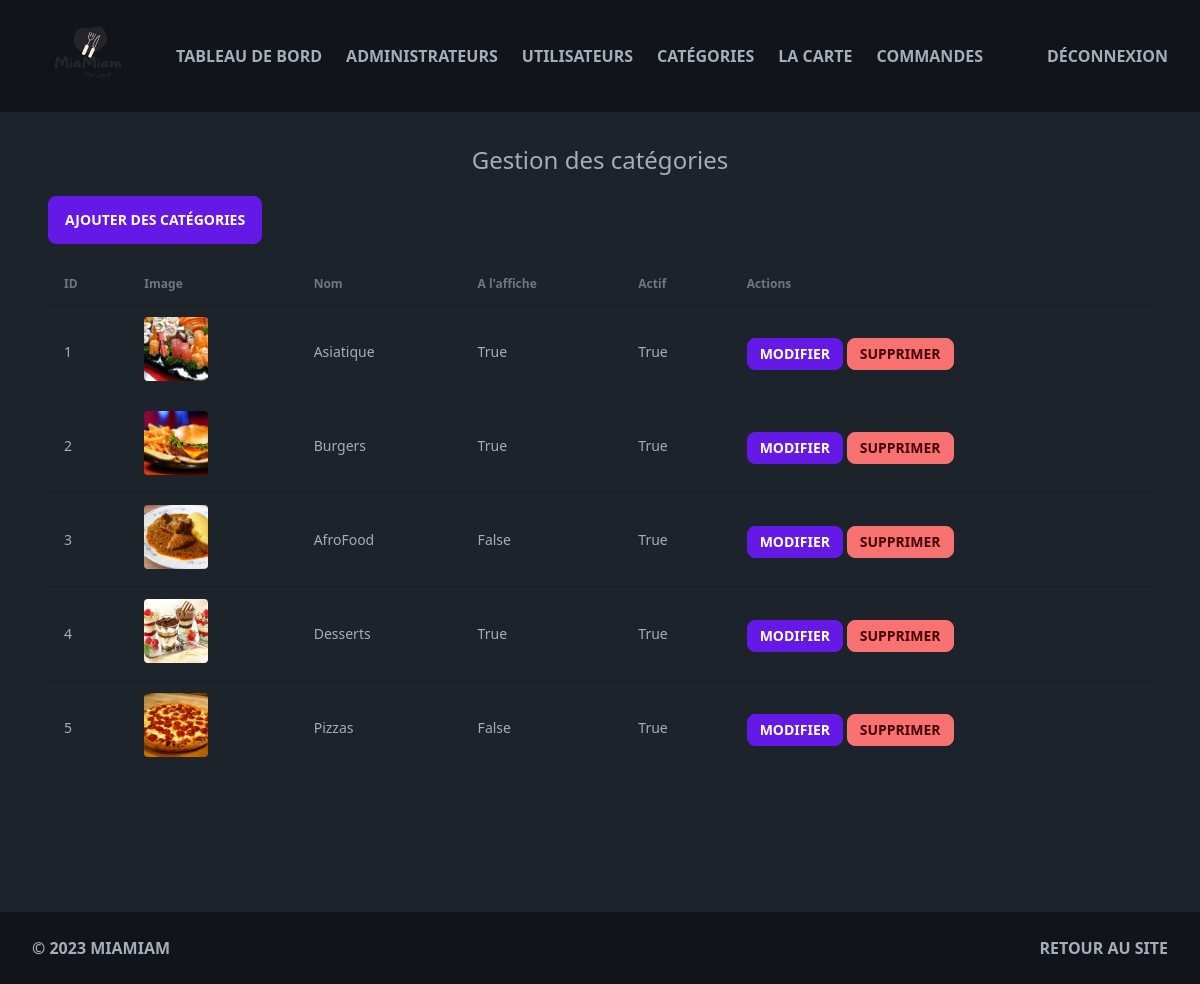
/admin/manage-category.php (signed in), run on the app's committed database.
### tables this page shows
CREATE TABLE IF NOT EXISTS `category` (
  `id` int UNSIGNED NOT NULL AUTO_INCREMENT,
  `title` varchar(100) NOT NULL,
  `image_name` varchar(250) NOT NULL,
  `featured` varchar(10) NOT NULL,
  `active` varchar(10) NOT NULL,
  PRIMARY KEY (`id`)
);

### admin/manage-category.php (the view, shortened to what this page needs)
<?php include('partials/menu.php'); ?>
<?php session_start();
require("../connection.php");
try {
    $sql = "SELECT * FROM category";
    $results = $conn->query($sql)->fetchAll();
    $nb = 1;
} catch (PDOException $e) {
    echo $e->getMessage();
}
?>
<!doctype html>
<html>
<head>
</head>
<body>
    <main class="mx-auto min-h-screen max-w-screen-xl px-12 py-8">
        <div class="wrapper">
            <h1 class="text-2xl text-center mb-5">Gestion des catégories</h1>
            <a href="add-category.php" class="btn btn-primary mb-5">Ajouter des catégories</a>
            <table class="table">
                <thead>
                    <tr>
                        <th>ID</th>
                        <th>Image</th>
                        <th>Nom</th>
                        <th>A l'affiche</th>
                        <th>Actif</th>
                        <th>Actions</th>
                    </tr>
                </thead>
                <tbody>
                    <?php foreach ($results as $result) { ?>
                        <tr>
                            <td>
                                <?php echo $nb++; ?>
                            </td>
                            <td>
                                <div>
                                    <div class="avatar">
                                        <div class="w-16 rounded">
                                            <img src="../assets/category/<?php echo $result["image_name"]; ?>" alt="Image de la catégorie" />
                                        </div>
                                    </div>
                                </div>
                            </td>
                            <td>
                                <?php echo $result["title"]; ?>
                            </td>
                            <td>
                                <?php echo $result["featured"]; ?>
                            </td>
                            <td>
                                <?php echo $result["active"]; ?>
                            </td>
                            <td>
                                <div class="space-y-1">
                                    <a href="update-category.php?id=<?php echo $result["id"]; ?>" class="btn btn-sm btn-primary">Modifier</a>
                                    <a href="delete-category.php?id=<?php echo $result["id"]; ?>" class="btn btn-sm btn-error">Supprimer</a>
                                </div>
                            </td>
                        </tr>
                    <?php } ?>
                </tbody>
            </table>
        </div>
    </main>
</body>
</html>
<?php include('partials/footer.php'); ?>

### data on the page
category: image_name (picture), title "Asiatique", featured "True", active "True"
category: image_name (picture), title "Burgers", featured "True", active "True"
category: image_name (picture), title "AfroFood", featured "False", active "True"
category: image_name (picture), title "Desserts", featured "True", active "True"
category: image_name (picture), title "Pizzas", featured "False", active "True"
